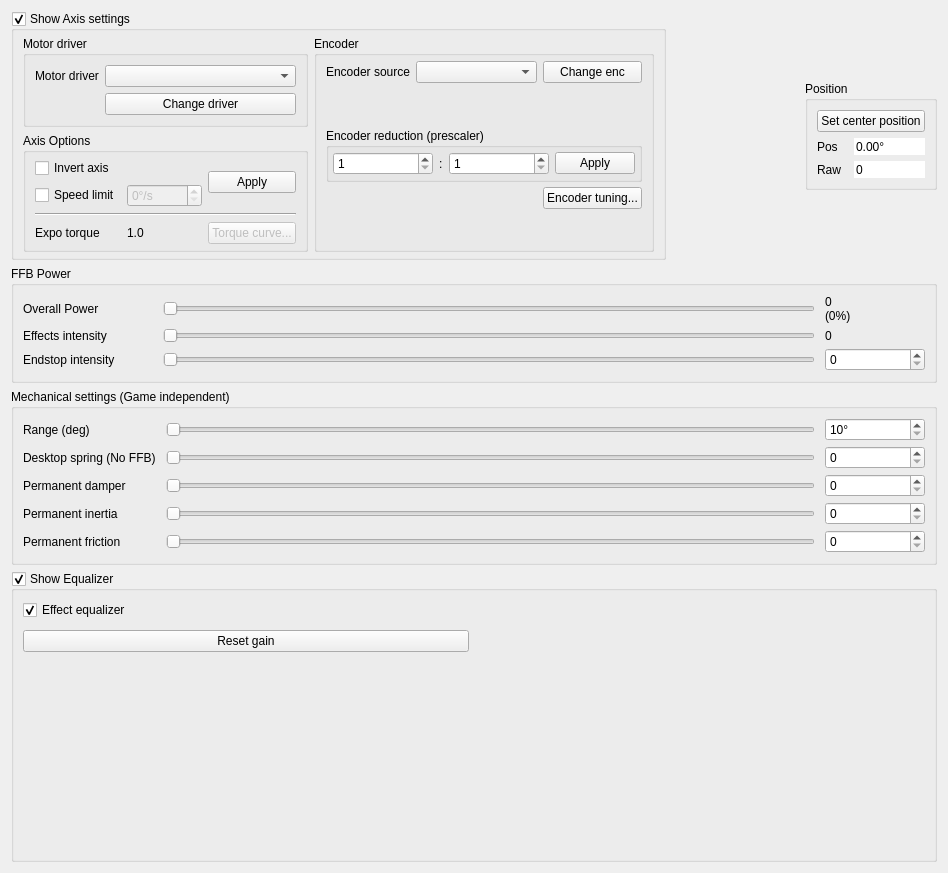
<?xml version="1.0" encoding="UTF-8"?>
<ui version="4.0">
 <class>Form</class>
 <widget class="QWidget" name="Form">
  <property name="geometry">
   <rect>
    <x>0</x>
    <y>0</y>
    <width>948</width>
    <height>873</height>
   </rect>
  </property>
  <property name="windowTitle">
   <string>Form</string>
  </property>
  <layout class="QGridLayout" name="gridLayout_5" rowstretch="0,0,0,0,0,0,0,0">
   <item row="5" column="0" colspan="3">
    <widget class="QGroupBox" name="groupBox_7">
     <property name="sizePolicy">
      <sizepolicy hsizetype="Preferred" vsizetype="Expanding">
       <horstretch>0</horstretch>
       <verstretch>1</verstretch>
      </sizepolicy>
     </property>
     <property name="title">
      <string>Show Equalizer</string>
     </property>
     <property name="checkable">
      <bool>true</bool>
     </property>
     <layout class="QGridLayout" name="gridLayout_9">
      <property name="spacing">
       <number>10</number>
      </property>
      <item row="1" column="0">
       <widget class="QCheckBox" name="checkBox_eq">
        <property name="text">
         <string>Effect equalizer</string>
        </property>
        <property name="checked">
         <bool>true</bool>
        </property>
       </widget>
      </item>
      <item row="2" column="0">
       <widget class="QPushButton" name="pushButton_resetEq">
        <property name="text">
         <string>Reset gain</string>
        </property>
       </widget>
      </item>
      <item row="3" column="0">
       <spacer name="verticalSpacer_eq">
        <property name="orientation">
         <enum>Qt::Orientation::Vertical</enum>
        </property>
        <property name="sizeHint" stdset="0">
         <size>
          <width>20</width>
          <height>0</height>
         </size>
        </property>
       </spacer>
      </item>
      <item row="1" column="1" rowspan="3">
       <widget class="QChartView" name="graphWidget_eq" native="true">
        <property name="sizePolicy">
         <sizepolicy hsizetype="Preferred" vsizetype="Expanding">
          <horstretch>0</horstretch>
          <verstretch>2</verstretch>
         </sizepolicy>
        </property>
        <property name="minimumSize">
         <size>
          <width>0</width>
          <height>0</height>
         </size>
        </property>
       </widget>
      </item>
     </layout>
    </widget>
   </item>
   <item row="7" column="0">
    <spacer name="verticalSpacer">
     <property name="orientation">
      <enum>Qt::Orientation::Vertical</enum>
     </property>
     <property name="sizeType">
      <enum>QSizePolicy::Policy::MinimumExpanding</enum>
     </property>
     <property name="sizeHint" stdset="0">
      <size>
       <width>20</width>
       <height>0</height>
      </size>
     </property>
    </spacer>
   </item>
   <item row="3" column="0" colspan="3">
    <widget class="QGroupBox" name="groupBox_values">
     <property name="sizePolicy">
      <sizepolicy hsizetype="Preferred" vsizetype="Preferred">
       <horstretch>0</horstretch>
       <verstretch>0</verstretch>
      </sizepolicy>
     </property>
     <property name="title">
      <string>FFB Power</string>
     </property>
     <layout class="QGridLayout" name="gridLayout_3" columnminimumwidth="130,0,0">
      <property name="horizontalSpacing">
       <number>10</number>
      </property>
      <property name="verticalSpacing">
       <number>5</number>
      </property>
      <item row="2" column="1">
       <widget class="QSlider" name="horizontalSlider_esgain">
        <property name="sizePolicy">
         <sizepolicy hsizetype="Expanding" vsizetype="Fixed">
          <horstretch>0</horstretch>
          <verstretch>0</verstretch>
         </sizepolicy>
        </property>
        <property name="toolTip">
         <string>&lt;html&gt;&lt;head/&gt;&lt;body&gt;&lt;p&gt;How stiff the endstop should be (Tune to taste while keeping noise low)&lt;/p&gt;&lt;/body&gt;&lt;/html&gt;</string>
        </property>
        <property name="maximum">
         <number>255</number>
        </property>
        <property name="orientation">
         <enum>Qt::Orientation::Horizontal</enum>
        </property>
       </widget>
      </item>
      <item row="1" column="1">
       <widget class="QSlider" name="horizontalSlider_fxratio">
        <property name="toolTip">
         <string>&lt;html&gt;&lt;head/&gt;&lt;body&gt;&lt;p&gt;High = Effects and endstop have the same peak torque. Low = effect peak is reduced to make endstop more prominent&lt;/p&gt;&lt;/body&gt;&lt;/html&gt;</string>
        </property>
        <property name="minimum">
         <number>102</number>
        </property>
        <property name="maximum">
         <number>255</number>
        </property>
        <property name="value">
         <number>102</number>
        </property>
        <property name="sliderPosition">
         <number>102</number>
        </property>
        <property name="orientation">
         <enum>Qt::Orientation::Horizontal</enum>
        </property>
       </widget>
      </item>
      <item row="0" column="2">
       <widget class="QLabel" name="label_power">
        <property name="minimumSize">
         <size>
          <width>30</width>
          <height>0</height>
         </size>
        </property>
        <property name="text">
         <string>0
(0%)</string>
        </property>
       </widget>
      </item>
      <item row="2" column="2">
       <widget class="QSpinBox" name="spinBox_esgain">
        <property name="minimumSize">
         <size>
          <width>100</width>
          <height>0</height>
         </size>
        </property>
        <property name="keyboardTracking">
         <bool>false</bool>
        </property>
        <property name="suffix">
         <string/>
        </property>
        <property name="maximum">
         <number>255</number>
        </property>
       </widget>
      </item>
      <item row="0" column="0">
       <widget class="QLabel" name="label_4">
        <property name="toolTip">
         <string>&lt;html&gt;&lt;head/&gt;&lt;body&gt;&lt;p&gt;How much torque going to be used from the motor. &lt;br/&gt;&lt;br/&gt;More power means more current being used from the motor as well as stronger ffb.&lt;/p&gt;&lt;/body&gt;&lt;/html&gt;</string>
        </property>
        <property name="text">
         <string>Overall Power</string>
        </property>
       </widget>
      </item>
      <item row="0" column="1">
       <widget class="QSlider" name="horizontalSlider_power">
        <property name="maximum">
         <number>32767</number>
        </property>
        <property name="pageStep">
         <number>100</number>
        </property>
        <property name="orientation">
         <enum>Qt::Orientation::Horizontal</enum>
        </property>
        <property name="tickInterval">
         <number>100</number>
        </property>
       </widget>
      </item>
      <item row="2" column="0">
       <widget class="QLabel" name="label_7">
        <property name="toolTip">
         <string>&lt;html&gt;&lt;head/&gt;&lt;body&gt;&lt;p&gt;How much torque will be reserved to stop the motor for endstop effect.&lt;/p&gt;&lt;/body&gt;&lt;/html&gt;</string>
        </property>
        <property name="text">
         <string>Endstop intensity</string>
        </property>
       </widget>
      </item>
      <item row="1" column="2">
       <widget class="QLabel" name="label_fxratio">
        <property name="text">
         <string>0</string>
        </property>
       </widget>
      </item>
      <item row="1" column="0">
       <widget class="QLabel" name="label_6">
        <property name="toolTip">
         <string>&lt;html&gt;&lt;head/&gt;&lt;body&gt;&lt;p&gt;Intensity of the effects used by the force feedback effects from the game.&lt;/p&gt;&lt;p&gt;It defines the peak torque of the motor.&lt;/p&gt;&lt;/body&gt;&lt;/html&gt;</string>
        </property>
        <property name="text">
         <string>Effects intensity</string>
        </property>
       </widget>
      </item>
     </layout>
    </widget>
   </item>
   <item row="0" column="0" rowspan="3">
    <widget class="QGroupBox" name="groupBox_enableAxisBlock">
     <property name="sizePolicy">
      <sizepolicy hsizetype="Expanding" vsizetype="Minimum">
       <horstretch>0</horstretch>
       <verstretch>0</verstretch>
      </sizepolicy>
     </property>
     <property name="title">
      <string>Show Axis settings</string>
     </property>
     <property name="flat">
      <bool>false</bool>
     </property>
     <property name="checkable">
      <bool>true</bool>
     </property>
     <layout class="QGridLayout" name="gridLayout_axis" columnstretch="1,1">
      <property name="topMargin">
       <number>5</number>
      </property>
      <property name="bottomMargin">
       <number>5</number>
      </property>
      <item row="0" column="0">
       <widget class="QGroupBox" name="groupBox_hardware">
        <property name="sizePolicy">
         <sizepolicy hsizetype="Preferred" vsizetype="Minimum">
          <horstretch>0</horstretch>
          <verstretch>0</verstretch>
         </sizepolicy>
        </property>
        <property name="title">
         <string>Motor driver</string>
        </property>
        <layout class="QGridLayout" name="gridLayout_2">
         <item row="2" column="1">
          <widget class="QPushButton" name="pushButton_submit_hw">
           <property name="text">
            <string>Change driver</string>
           </property>
          </widget>
         </item>
         <item row="0" column="1">
          <widget class="QComboBox" name="comboBox_driver">
           <property name="sizePolicy">
            <sizepolicy hsizetype="Preferred" vsizetype="Fixed">
             <horstretch>2</horstretch>
             <verstretch>0</verstretch>
            </sizepolicy>
           </property>
          </widget>
         </item>
         <item row="0" column="0">
          <widget class="QLabel" name="label">
           <property name="text">
            <string>Motor driver</string>
           </property>
          </widget>
         </item>
        </layout>
       </widget>
      </item>
      <item row="1" column="0">
       <spacer name="verticalSpacer_4">
        <property name="orientation">
         <enum>Qt::Orientation::Vertical</enum>
        </property>
        <property name="sizeType">
         <enum>QSizePolicy::Policy::Expanding</enum>
        </property>
        <property name="sizeHint" stdset="0">
         <size>
          <width>20</width>
          <height>0</height>
         </size>
        </property>
       </spacer>
      </item>
      <item row="2" column="0">
       <widget class="QGroupBox" name="groupBox_axisOption">
        <property name="sizePolicy">
         <sizepolicy hsizetype="Preferred" vsizetype="Maximum">
          <horstretch>0</horstretch>
          <verstretch>0</verstretch>
         </sizepolicy>
        </property>
        <property name="title">
         <string>Axis Options</string>
        </property>
        <layout class="QGridLayout" name="gridLayout_7">
         <property name="topMargin">
          <number>5</number>
         </property>
         <property name="bottomMargin">
          <number>5</number>
         </property>
         <item row="3" column="1">
          <widget class="QLabel" name="label_Expo">
           <property name="text">
            <string>1.0</string>
           </property>
          </widget>
         </item>
         <item row="1" column="0">
          <widget class="QCheckBox" name="checkBox_speedlimit">
           <property name="text">
            <string>Speed limit</string>
           </property>
          </widget>
         </item>
         <item row="0" column="2" rowspan="2">
          <widget class="QPushButton" name="pushButton_apply_options">
           <property name="text">
            <string>Apply</string>
           </property>
          </widget>
         </item>
         <item row="2" column="0" colspan="3">
          <widget class="Line" name="line">
           <property name="orientation">
            <enum>Qt::Orientation::Horizontal</enum>
           </property>
          </widget>
         </item>
         <item row="3" column="0">
          <widget class="QLabel" name="label_15">
           <property name="text">
            <string>Expo torque</string>
           </property>
          </widget>
         </item>
         <item row="0" column="0">
          <widget class="QCheckBox" name="checkBox_invert">
           <property name="toolTip">
            <string>&lt;html&gt;&lt;head/&gt;&lt;body&gt;&lt;p&gt;Reverses the axis.&lt;br/&gt;Also reverses the forces so they keep pointing in the correct direction.&lt;/p&gt;&lt;/body&gt;&lt;/html&gt;</string>
           </property>
           <property name="text">
            <string>Invert axis</string>
           </property>
          </widget>
         </item>
         <item row="3" column="2">
          <widget class="QPushButton" name="pushButton_expo">
           <property name="enabled">
            <bool>false</bool>
           </property>
           <property name="text">
            <string>Torque curve...</string>
           </property>
          </widget>
         </item>
         <item row="1" column="1">
          <widget class="QSpinBox" name="spinBox_speedlimit">
           <property name="enabled">
            <bool>false</bool>
           </property>
           <property name="keyboardTracking">
            <bool>false</bool>
           </property>
           <property name="suffix">
            <string>°/s</string>
           </property>
           <property name="minimum">
            <number>0</number>
           </property>
           <property name="maximum">
            <number>65535</number>
           </property>
           <property name="singleStep">
            <number>10</number>
           </property>
           <property name="value">
            <number>0</number>
           </property>
          </widget>
         </item>
         <item row="0" column="1">
          <spacer name="horizontalSpacer_2">
           <property name="orientation">
            <enum>Qt::Orientation::Horizontal</enum>
           </property>
           <property name="sizeHint" stdset="0">
            <size>
             <width>40</width>
             <height>20</height>
            </size>
           </property>
          </spacer>
         </item>
        </layout>
       </widget>
      </item>
      <item row="0" column="1" rowspan="3">
       <widget class="QGroupBox" name="groupBox_encoder">
        <property name="sizePolicy">
         <sizepolicy hsizetype="Preferred" vsizetype="Minimum">
          <horstretch>0</horstretch>
          <verstretch>0</verstretch>
         </sizepolicy>
        </property>
        <property name="title">
         <string>Encoder</string>
        </property>
        <layout class="QGridLayout" name="gridLayout_4" columnstretch="0,1,0">
         <property name="topMargin">
          <number>5</number>
         </property>
         <property name="bottomMargin">
          <number>5</number>
         </property>
         <property name="verticalSpacing">
          <number>5</number>
         </property>
         <item row="2" column="0" colspan="3">
          <widget class="QGroupBox" name="groupBox_reduction">
           <property name="minimumSize">
            <size>
             <width>0</width>
             <height>0</height>
            </size>
           </property>
           <property name="title">
            <string>Encoder reduction (prescaler)</string>
           </property>
           <property name="checkable">
            <bool>false</bool>
           </property>
           <layout class="QGridLayout" name="encreduc_layout">
            <property name="leftMargin">
             <number>4</number>
            </property>
            <property name="topMargin">
             <number>4</number>
            </property>
            <property name="rightMargin">
             <number>4</number>
            </property>
            <property name="bottomMargin">
             <number>4</number>
            </property>
            <item row="0" column="1">
             <widget class="QLabel" name="label_9">
              <property name="sizePolicy">
               <sizepolicy hsizetype="Fixed" vsizetype="Preferred">
                <horstretch>0</horstretch>
                <verstretch>0</verstretch>
               </sizepolicy>
              </property>
              <property name="text">
               <string>:</string>
              </property>
             </widget>
            </item>
            <item row="0" column="2">
             <widget class="QSpinBox" name="spinBox_reduction_denominator">
              <property name="sizePolicy">
               <sizepolicy hsizetype="Minimum" vsizetype="Fixed">
                <horstretch>0</horstretch>
                <verstretch>0</verstretch>
               </sizepolicy>
              </property>
              <property name="minimumSize">
               <size>
                <width>100</width>
                <height>0</height>
               </size>
              </property>
              <property name="minimum">
               <number>1</number>
              </property>
              <property name="maximum">
               <number>256</number>
              </property>
             </widget>
            </item>
            <item row="0" column="3">
             <widget class="QPushButton" name="pushButton">
              <property name="text">
               <string>Apply</string>
              </property>
             </widget>
            </item>
            <item row="0" column="0">
             <widget class="QSpinBox" name="spinBox_reduction_numerator">
              <property name="sizePolicy">
               <sizepolicy hsizetype="Minimum" vsizetype="Fixed">
                <horstretch>0</horstretch>
                <verstretch>0</verstretch>
               </sizepolicy>
              </property>
              <property name="minimumSize">
               <size>
                <width>100</width>
                <height>0</height>
               </size>
              </property>
              <property name="minimum">
               <number>1</number>
              </property>
              <property name="maximum">
               <number>256</number>
              </property>
             </widget>
            </item>
           </layout>
          </widget>
         </item>
         <item row="0" column="0">
          <widget class="QLabel" name="label_encoderSource">
           <property name="text">
            <string>Encoder source</string>
           </property>
          </widget>
         </item>
         <item row="3" column="2">
          <widget class="QPushButton" name="pushButton_encoderTuning">
           <property name="text">
            <string>Encoder tuning...</string>
           </property>
          </widget>
         </item>
         <item row="0" column="1">
          <widget class="QComboBox" name="comboBox_encoder">
           <property name="sizePolicy">
            <sizepolicy hsizetype="Expanding" vsizetype="Fixed">
             <horstretch>1</horstretch>
             <verstretch>0</verstretch>
            </sizepolicy>
           </property>
           <property name="sizeAdjustPolicy">
            <enum>QComboBox::SizeAdjustPolicy::AdjustToContents</enum>
           </property>
          </widget>
         </item>
         <item row="1" column="0" colspan="3">
          <widget class="QStackedWidget" name="stackedWidget_encoder">
           <property name="sizePolicy">
            <sizepolicy hsizetype="Minimum" vsizetype="Preferred">
             <horstretch>0</horstretch>
             <verstretch>0</verstretch>
            </sizepolicy>
           </property>
           <property name="lineWidth">
            <number>0</number>
           </property>
           <property name="currentIndex">
            <number>1</number>
           </property>
           <widget class="QWidget" name="page"/>
           <widget class="QWidget" name="page_2">
            <property name="sizePolicy">
             <sizepolicy hsizetype="Minimum" vsizetype="Minimum">
              <horstretch>0</horstretch>
              <verstretch>0</verstretch>
             </sizepolicy>
            </property>
           </widget>
          </widget>
         </item>
         <item row="4" column="2">
          <spacer name="verticalSpacer_2">
           <property name="orientation">
            <enum>Qt::Orientation::Vertical</enum>
           </property>
           <property name="sizeHint" stdset="0">
            <size>
             <width>20</width>
             <height>0</height>
            </size>
           </property>
          </spacer>
         </item>
         <item row="0" column="2">
          <widget class="QPushButton" name="pushButton_submit_enc">
           <property name="text">
            <string>Change enc</string>
           </property>
          </widget>
         </item>
        </layout>
       </widget>
      </item>
     </layout>
    </widget>
   </item>
   <item row="1" column="2">
    <widget class="QGroupBox" name="groupBox_6">
     <property name="title">
      <string>Position</string>
     </property>
     <layout class="QGridLayout" name="gridLayout_8">
      <item row="1" column="0">
       <widget class="QLabel" name="label_10">
        <property name="text">
         <string>Pos</string>
        </property>
       </widget>
      </item>
      <item row="0" column="0" colspan="2">
       <widget class="QPushButton" name="pushButton_center">
        <property name="toolTip">
         <string>&lt;html&gt;&lt;head/&gt;&lt;body&gt;&lt;p&gt;Zero the axis (Center)&lt;/p&gt;&lt;/body&gt;&lt;/html&gt;</string>
        </property>
        <property name="text">
         <string>Set center position</string>
        </property>
       </widget>
      </item>
      <item row="2" column="0">
       <widget class="QLabel" name="label_11">
        <property name="text">
         <string>Raw</string>
        </property>
       </widget>
      </item>
      <item row="1" column="1">
       <widget class="QDoubleSpinBox" name="doubleSpinBox_curdeg">
        <property name="enabled">
         <bool>true</bool>
        </property>
        <property name="frame">
         <bool>false</bool>
        </property>
        <property name="readOnly">
         <bool>true</bool>
        </property>
        <property name="buttonSymbols">
         <enum>QAbstractSpinBox::ButtonSymbols::NoButtons</enum>
        </property>
        <property name="keyboardTracking">
         <bool>false</bool>
        </property>
        <property name="prefix">
         <string/>
        </property>
        <property name="suffix">
         <string>°</string>
        </property>
        <property name="minimum">
         <double>-9223372036854775808.000000000000000</double>
        </property>
        <property name="maximum">
         <double>9223372036854775808.000000000000000</double>
        </property>
        <property name="value">
         <double>0.000000000000000</double>
        </property>
       </widget>
      </item>
      <item row="2" column="1">
       <widget class="QSpinBox" name="spinBox_curpos">
        <property name="frame">
         <bool>false</bool>
        </property>
        <property name="readOnly">
         <bool>true</bool>
        </property>
        <property name="buttonSymbols">
         <enum>QAbstractSpinBox::ButtonSymbols::NoButtons</enum>
        </property>
        <property name="keyboardTracking">
         <bool>false</bool>
        </property>
        <property name="minimum">
         <number>-1999999999</number>
        </property>
        <property name="maximum">
         <number>1999999999</number>
        </property>
        <property name="value">
         <number>0</number>
        </property>
       </widget>
      </item>
     </layout>
    </widget>
   </item>
   <item row="1" column="1">
    <spacer name="horizontalSpacer">
     <property name="orientation">
      <enum>Qt::Orientation::Horizontal</enum>
     </property>
     <property name="sizeHint" stdset="0">
      <size>
       <width>40</width>
       <height>20</height>
      </size>
     </property>
    </spacer>
   </item>
   <item row="4" column="0" colspan="3">
    <widget class="QGroupBox" name="groupBox_3">
     <property name="title">
      <string>Mechanical settings (Game independent)</string>
     </property>
     <layout class="QGridLayout" name="gridLayout_6" rowstretch="0,0,0,0,0" columnstretch="0,0,0">
      <property name="horizontalSpacing">
       <number>10</number>
      </property>
      <property name="verticalSpacing">
       <number>5</number>
      </property>
      <item row="4" column="0">
       <widget class="QLabel" name="label_friction">
        <property name="text">
         <string>Permanent friction</string>
        </property>
       </widget>
      </item>
      <item row="4" column="1">
       <widget class="QSlider" name="horizontalSlider_friction">
        <property name="maximum">
         <number>255</number>
        </property>
        <property name="orientation">
         <enum>Qt::Orientation::Horizontal</enum>
        </property>
       </widget>
      </item>
      <item row="3" column="2">
       <widget class="QSpinBox" name="spinBox_inertia">
        <property name="minimumSize">
         <size>
          <width>100</width>
          <height>0</height>
         </size>
        </property>
        <property name="maximum">
         <number>255</number>
        </property>
       </widget>
      </item>
      <item row="3" column="1">
       <widget class="QSlider" name="horizontalSlider_inertia">
        <property name="maximum">
         <number>255</number>
        </property>
        <property name="orientation">
         <enum>Qt::Orientation::Horizontal</enum>
        </property>
       </widget>
      </item>
      <item row="2" column="0">
       <widget class="QLabel" name="label_damper">
        <property name="toolTip">
         <string>&lt;html&gt;&lt;head/&gt;&lt;body&gt;&lt;p&gt;Independent damper is an always on damper effect to smooth out acceleration spikes.&lt;/p&gt;&lt;/body&gt;&lt;/html&gt;</string>
        </property>
        <property name="text">
         <string>Permanent damper</string>
        </property>
       </widget>
      </item>
      <item row="1" column="0">
       <widget class="QLabel" name="label_8">
        <property name="toolTip">
         <string>&lt;html&gt;&lt;head/&gt;&lt;body&gt;&lt;p&gt;Centering force when FFB is inactive.&lt;/p&gt;&lt;p&gt;Turned off when game effects takes place&lt;/p&gt;&lt;/body&gt;&lt;/html&gt;</string>
        </property>
        <property name="text">
         <string>Desktop spring (No FFB)</string>
        </property>
       </widget>
      </item>
      <item row="4" column="2">
       <widget class="QSpinBox" name="spinBox_friction">
        <property name="minimumSize">
         <size>
          <width>100</width>
          <height>0</height>
         </size>
        </property>
        <property name="maximum">
         <number>255</number>
        </property>
       </widget>
      </item>
      <item row="0" column="0">
       <widget class="QLabel" name="label_5">
        <property name="toolTip">
         <string>&lt;html&gt;&lt;head/&gt;&lt;body&gt;&lt;p&gt;Degrees of rotation&lt;/p&gt;&lt;/body&gt;&lt;/html&gt;</string>
        </property>
        <property name="text">
         <string>Range (deg)</string>
        </property>
       </widget>
      </item>
      <item row="0" column="1">
       <widget class="QSlider" name="horizontalSlider_degrees">
        <property name="minimum">
         <number>10</number>
        </property>
        <property name="maximum">
         <number>1440</number>
        </property>
        <property name="singleStep">
         <number>10</number>
        </property>
        <property name="value">
         <number>10</number>
        </property>
        <property name="orientation">
         <enum>Qt::Orientation::Horizontal</enum>
        </property>
       </widget>
      </item>
      <item row="2" column="2">
       <widget class="QSpinBox" name="spinBox_damper">
        <property name="minimumSize">
         <size>
          <width>100</width>
          <height>0</height>
         </size>
        </property>
        <property name="keyboardTracking">
         <bool>false</bool>
        </property>
        <property name="maximum">
         <number>255</number>
        </property>
       </widget>
      </item>
      <item row="2" column="1">
       <widget class="QSlider" name="horizontalSlider_damper">
        <property name="toolTip">
         <string>&lt;html&gt;&lt;head/&gt;&lt;body&gt;&lt;p&gt;Independent damper is an always on damper effect to smooth out acceleration spikes&lt;/p&gt;&lt;/body&gt;&lt;/html&gt;</string>
        </property>
        <property name="maximum">
         <number>255</number>
        </property>
        <property name="orientation">
         <enum>Qt::Orientation::Horizontal</enum>
        </property>
       </widget>
      </item>
      <item row="1" column="1">
       <widget class="QSlider" name="horizontalSlider_idle">
        <property name="toolTip">
         <string>&lt;html&gt;&lt;head/&gt;&lt;body&gt;&lt;p&gt;Centering force when FFB is inactive&lt;/p&gt;&lt;/body&gt;&lt;/html&gt;</string>
        </property>
        <property name="maximum">
         <number>255</number>
        </property>
        <property name="value">
         <number>0</number>
        </property>
        <property name="sliderPosition">
         <number>0</number>
        </property>
        <property name="orientation">
         <enum>Qt::Orientation::Horizontal</enum>
        </property>
       </widget>
      </item>
      <item row="1" column="2">
       <widget class="QSpinBox" name="spinBox_idlespring">
        <property name="minimumSize">
         <size>
          <width>100</width>
          <height>0</height>
         </size>
        </property>
        <property name="keyboardTracking">
         <bool>false</bool>
        </property>
        <property name="suffix">
         <string/>
        </property>
        <property name="prefix">
         <string/>
        </property>
        <property name="maximum">
         <number>255</number>
        </property>
       </widget>
      </item>
      <item row="3" column="0">
       <widget class="QLabel" name="label_inertia">
        <property name="text">
         <string>Permanent inertia</string>
        </property>
       </widget>
      </item>
      <item row="0" column="2">
       <widget class="QSpinBox" name="spinBox_range">
        <property name="minimumSize">
         <size>
          <width>100</width>
          <height>0</height>
         </size>
        </property>
        <property name="keyboardTracking">
         <bool>false</bool>
        </property>
        <property name="suffix">
         <string>°</string>
        </property>
        <property name="minimum">
         <number>10</number>
        </property>
        <property name="maximum">
         <number>32767</number>
        </property>
        <property name="singleStep">
         <number>10</number>
        </property>
       </widget>
      </item>
     </layout>
    </widget>
   </item>
  </layout>
 </widget>
 <customwidgets>
  <customwidget>
   <class>QChartView</class>
   <extends>QWidget</extends>
   <header location="global">PyQt6/QtCharts</header>
   <container>1</container>
  </customwidget>
 </customwidgets>
 <resources/>
 <connections>
  <connection>
   <sender>horizontalSlider_esgain</sender>
   <signal>valueChanged(int)</signal>
   <receiver>spinBox_esgain</receiver>
   <slot>setValue(int)</slot>
   <hints>
    <hint type="sourcelabel">
     <x>673</x>
     <y>397</y>
    </hint>
    <hint type="destinationlabel">
     <x>930</x>
     <y>402</y>
    </hint>
   </hints>
  </connection>
  <connection>
   <sender>spinBox_esgain</sender>
   <signal>valueChanged(int)</signal>
   <receiver>horizontalSlider_esgain</receiver>
   <slot>setValue(int)</slot>
   <hints>
    <hint type="sourcelabel">
     <x>930</x>
     <y>402</y>
    </hint>
    <hint type="destinationlabel">
     <x>681</x>
     <y>397</y>
    </hint>
   </hints>
  </connection>
  <connection>
   <sender>horizontalSlider_idle</sender>
   <signal>valueChanged(int)</signal>
   <receiver>spinBox_idlespring</receiver>
   <slot>setValue(int)</slot>
   <hints>
    <hint type="sourcelabel">
     <x>470</x>
     <y>587</y>
    </hint>
    <hint type="destinationlabel">
     <x>930</x>
     <y>592</y>
    </hint>
   </hints>
  </connection>
  <connection>
   <sender>spinBox_idlespring</sender>
   <signal>valueChanged(int)</signal>
   <receiver>horizontalSlider_idle</receiver>
   <slot>setValue(int)</slot>
   <hints>
    <hint type="sourcelabel">
     <x>930</x>
     <y>592</y>
    </hint>
    <hint type="destinationlabel">
     <x>470</x>
     <y>587</y>
    </hint>
   </hints>
  </connection>
  <connection>
   <sender>horizontalSlider_damper</sender>
   <signal>valueChanged(int)</signal>
   <receiver>spinBox_damper</receiver>
   <slot>setValue(int)</slot>
   <hints>
    <hint type="sourcelabel">
     <x>470</x>
     <y>617</y>
    </hint>
    <hint type="destinationlabel">
     <x>930</x>
     <y>622</y>
    </hint>
   </hints>
  </connection>
  <connection>
   <sender>spinBox_damper</sender>
   <signal>valueChanged(int)</signal>
   <receiver>horizontalSlider_damper</receiver>
   <slot>setValue(int)</slot>
   <hints>
    <hint type="sourcelabel">
     <x>930</x>
     <y>622</y>
    </hint>
    <hint type="destinationlabel">
     <x>470</x>
     <y>617</y>
    </hint>
   </hints>
  </connection>
  <connection>
   <sender>horizontalSlider_friction</sender>
   <signal>valueChanged(int)</signal>
   <receiver>spinBox_friction</receiver>
   <slot>setValue(int)</slot>
   <hints>
    <hint type="sourcelabel">
     <x>630</x>
     <y>677</y>
    </hint>
    <hint type="destinationlabel">
     <x>930</x>
     <y>682</y>
    </hint>
   </hints>
  </connection>
  <connection>
   <sender>horizontalSlider_inertia</sender>
   <signal>valueChanged(int)</signal>
   <receiver>spinBox_inertia</receiver>
   <slot>setValue(int)</slot>
   <hints>
    <hint type="sourcelabel">
     <x>630</x>
     <y>647</y>
    </hint>
    <hint type="destinationlabel">
     <x>930</x>
     <y>652</y>
    </hint>
   </hints>
  </connection>
  <connection>
   <sender>spinBox_friction</sender>
   <signal>valueChanged(int)</signal>
   <receiver>horizontalSlider_friction</receiver>
   <slot>setValue(int)</slot>
   <hints>
    <hint type="sourcelabel">
     <x>930</x>
     <y>682</y>
    </hint>
    <hint type="destinationlabel">
     <x>630</x>
     <y>677</y>
    </hint>
   </hints>
  </connection>
  <connection>
   <sender>spinBox_inertia</sender>
   <signal>valueChanged(int)</signal>
   <receiver>horizontalSlider_inertia</receiver>
   <slot>setValue(int)</slot>
   <hints>
    <hint type="sourcelabel">
     <x>930</x>
     <y>652</y>
    </hint>
    <hint type="destinationlabel">
     <x>630</x>
     <y>647</y>
    </hint>
   </hints>
  </connection>
 </connections>
</ui>
